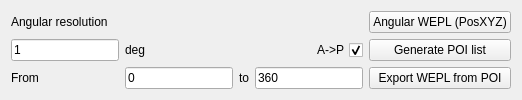
          <widget class="QWidget" name="tab_14">
           <attribute name="title">
            <string>WEPL</string>
           </attribute>
           <layout class="QGridLayout" name="gridLayout_8">
            <item row="0" column="0" colspan="4">
             <widget class="QLabel" name="label_58">
              <property name="text">
               <string>Angular resolution</string>
              </property>
             </widget>
            </item>
            <item row="1" column="1">
             <widget class="QLabel" name="label_59">
              <property name="text">
               <string>deg</string>
              </property>
             </widget>
            </item>
            <item row="1" column="4">
             <widget class="QPushButton" name="pushButton_generatePOI">
              <property name="text">
               <string>Generate POI list</string>
              </property>
             </widget>
            </item>
            <item row="2" column="2">
             <widget class="QLabel" name="label_74">
              <property name="text">
               <string>to</string>
              </property>
             </widget>
            </item>
            <item row="1" column="0">
             <widget class="QLineEdit" name="lineEdit_WEPL_AngRes">
              <property name="text">
               <string>1</string>
              </property>
             </widget>
            </item>
            <item row="2" column="1">
             <widget class="QLineEdit" name="lineEdit_AngStart">
              <property name="text">
               <string>0</string>
              </property>
             </widget>
            </item>
            <item row="2" column="3">
             <widget class="QLineEdit" name="lineEdit_AngEnd">
              <property name="text">
               <string>360</string>
              </property>
             </widget>
            </item>
            <item row="2" column="0">
             <widget class="QLabel" name="label_73">
              <property name="text">
               <string>From</string>
              </property>
             </widget>
            </item>
            <item row="2" column="4">
             <widget class="QPushButton" name="pushButtonAngWEPL_ByFile">
              <property name="text">
               <string>Export WEPL from POI</string>
              </property>
             </widget>
            </item>
            <item row="1" column="2" colspan="2">
             <widget class="QCheckBox" name="checkBox_AP">
              <property name="minimumSize">
               <size>
                <width>0</width>
                <height>0</height>
               </size>
              </property>
              <property name="layoutDirection">
               <enum>Qt::RightToLeft</enum>
              </property>
              <property name="text">
               <string>A-&gt;P</string>
              </property>
              <property name="checked">
               <bool>true</bool>
              </property>
             </widget>
            </item>
            <item row="0" column="4">
             <widget class="QPushButton" name="pushButtonExportAngWEPL">
              <property name="text">
               <string>Angular WEPL (PosXYZ)</string>
              </property>
             </widget>
            </item>
           </layout>
          </widget>
